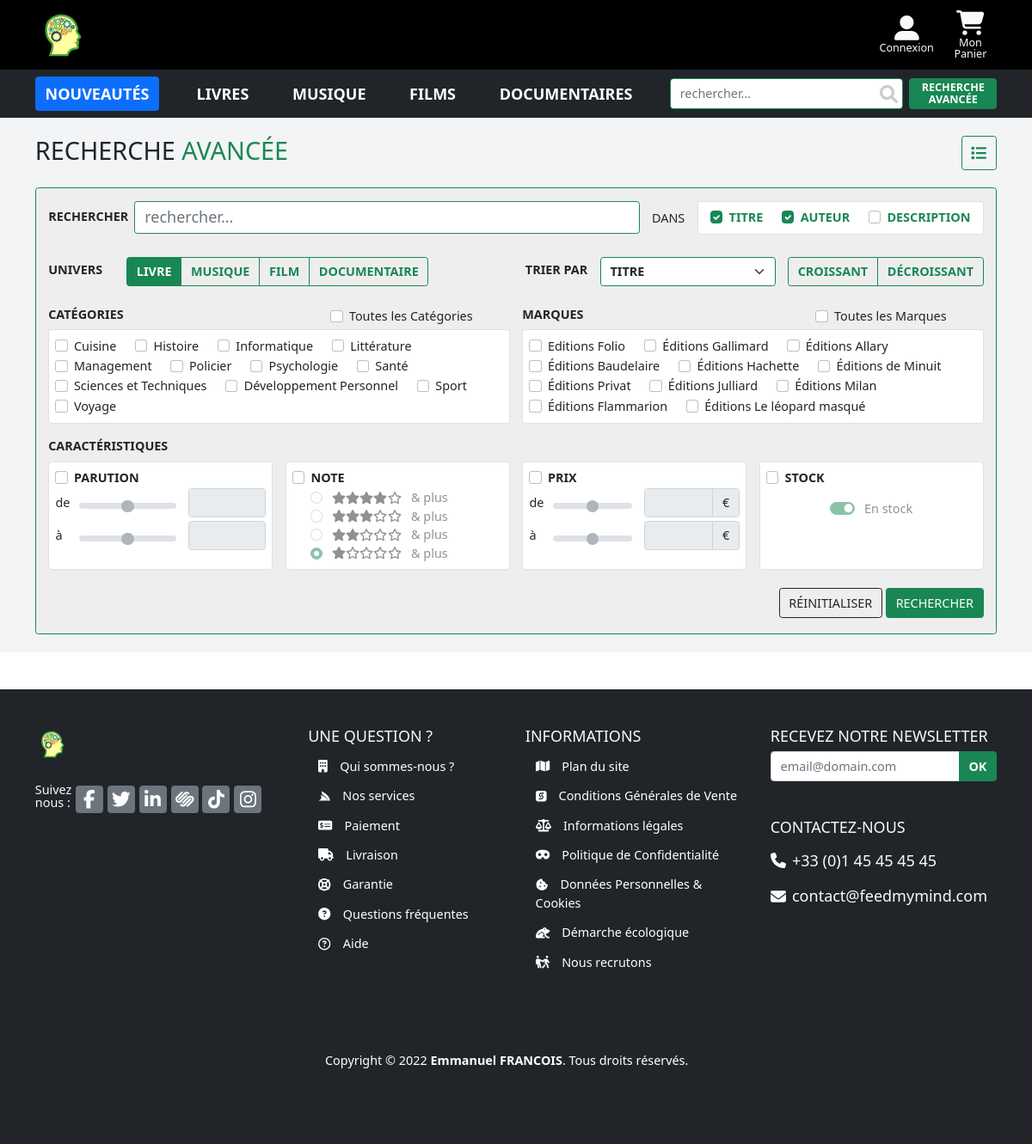
/classes/controller/site/product/advsearch.php, run on the app's committed database.
### tables this page shows
CREATE TABLE `universe` (
  `id` int NOT NULL,
  `title` varchar(100) NOT NULL,
  `image` varchar(100) DEFAULT NULL,
  `description` varchar(255) DEFAULT NULL,
  `created_on` datetime NOT NULL DEFAULT CURRENT_TIMESTAMP,
  `modified_on` datetime NOT NULL DEFAULT CURRENT_TIMESTAMP ON UPDATE CURRENT_TIMESTAMP
);

CREATE TABLE `category` (
  `id` int NOT NULL,
  `parent_id` int DEFAULT NULL,
  `universe_id` int NOT NULL,
  `title` varchar(150) NOT NULL,
  `image` varchar(100) DEFAULT NULL,
  `description` text,
  `season_start` date DEFAULT NULL,
  `season_end` date DEFAULT NULL,
  `metadesc` text,
  `metakey` text,
  `hits` int DEFAULT NULL,
  `created_on` datetime NOT NULL DEFAULT CURRENT_TIMESTAMP,
  `modified_on` datetime NOT NULL DEFAULT CURRENT_TIMESTAMP ON UPDATE CURRENT_TIMESTAMP
);

### classes/view/site/ViewProduct.php (the view, shortened to what the rows shown need)
<?php
class ViewProduct {
?>
      <?php
  public static function genProductsAdvSearch( $config, $options = null ) {
  ?>
    <div class="container-fluid bg-light" data-aos="fade-down">
      <div class="container pt-1 pb-4" id="filters">
        <form class="col-12 p-3 border border-success rounded kltr-bg-toolbar-light" method="POST" action="advsearch.php" enctype="multipart/form-data">
          <div class="row g-4 mt-1">
            <div class="col form-group d-flex flex-wrap flex-md-nowrap  align-items-center mt-3 text-uppercase">
              <div class="btn-group flex-wrap ms-3 px-3 py-2 rounded" role="group" aria-label="Basic radio toggle button group">
                <?php foreach ($options['data']['unv'] as $universe) { ?>
                  <label class="btn btn-outline-success fw-bold" for="asUniverse<?php echo $universe['id']; ?>">
                    <?php echo $universe['title']; ?>
                  </label>
                <?php } ?>
              </div>
            </div>
          </div>
          <div class="row gx-3">
            <div class="col-12 col-sm-6 form-group mt-3">
              <div class="d-flex flex-wrap border bg-white rounded p-2" id="categories">
                <?php
                foreach ($options['data']['cat'] as $category) {
                  $arr = $options['categories'];
                ?>
                  <div class="me-4 form-check">
                    <input class="form-check-input asCategory" type="checkbox"
                          name="categories[]" id="asCat_<?php echo $category['id']; ?>"
                          value="<?php echo $category['id']; ?>"
                          <?php echo is_array($arr) && in_array($category['id'], $arr) ? ' checked' : ''; ?>>
                    <label class="form-check-label" for="asCat_<?php echo $category['id']; ?>"><?php echo $category['title']; ?></label>
                  </div>
                <?php } ?>
              </div>
            </div>
          </div>
        </form>
      </div>
    </div>
  <?php
  }
}
?>

### data on the page
universe: title "LIVRE"
universe: title "MUSIQUE"
universe: title "FILM"
universe: title "DOCUMENTAIRE"
category: title "Cuisine"
category: title "Histoire"
category: title "Informatique"
category: title "Littérature"
category: title "Management"
category: title "Policier"
category: title "Psychologie"
category: title "Santé"
category: title "Sciences et Techniques"
category: title "Développement Personnel"
category: title "Sport"
category: title "Voyage"

### other printed values
$brand['title'] "Editions Folio"
$brand['title'] "Éditions Gallimard"
$brand['title'] "Éditions Allary"
$brand['title'] "Éditions Baudelaire"
$brand['title'] "Éditions Hachette"
$brand['title'] "Éditions de Minuit"
$brand['title'] "Éditions Privat"
$brand['title'] "Éditions Julliard"
$brand['title'] "Éditions Milan"
$brand['title'] "Éditions Flammarion"
$brand['title'] "Éditions Le léopard masqué"
